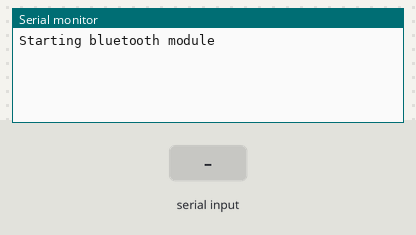
The sketch below on a simulated Arduino Uno, built with avr-gcc and run on an emulated ATmega328P. Shown: the last lines printed to the serial monitor. The test bench sets the inputs (shaded band).

Above: at 1.2 s.
1.3 s: "1" received over the second serial link
At 2.5 s:
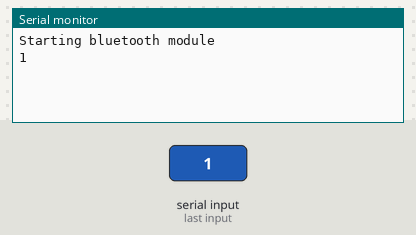
2.8 s: "0" received over the second serial link
At 3.6 s:
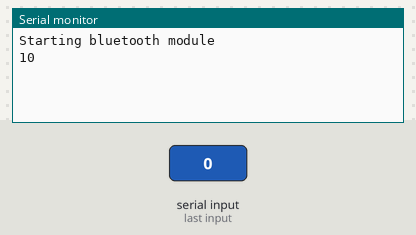

Measured:
- after the input at 1.3 s, the serial monitor: prints a new line at once (image 1)
- after the input at 2.8 s, the serial monitor: prints a new line at once (image 2)

The sketch:

final.ino
```cpp
#include <SoftwareSerial.h>

long int bluetoothBaud = 57600;
long int serialBaud = 57600;
int boardT = 4; // TX on the modem
int boardR = 6; // RX on the modem

SoftwareSerial bluetooth(boardT, boardR);

void serialLog(String message){
  Serial.println(message);
  return;
}

void setup() {
  Serial.begin(serialBaud);
  serialLog("Starting bluetooth module");
  bluetooth.begin(bluetoothBaud);
}

void loop() {

  if(bluetooth.available()){
    // Send any characters the bluetooth prints to the serial monitor
    Serial.print((char)bluetooth.read());
  }

  if(Serial.available()){
    char toSend = Serial.read();

    // Send any characters the Serial monitor prints to the bluetooth
    bluetooth.print(toSend);
  }
}
```
